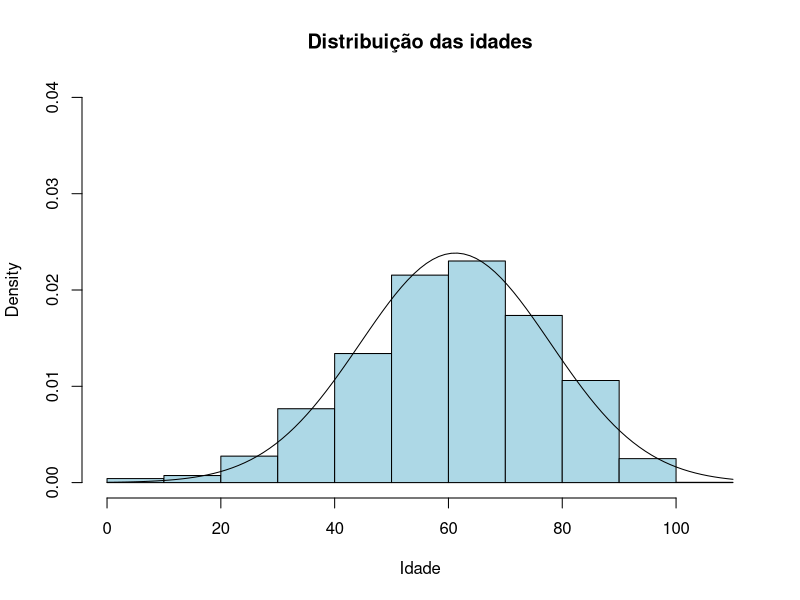
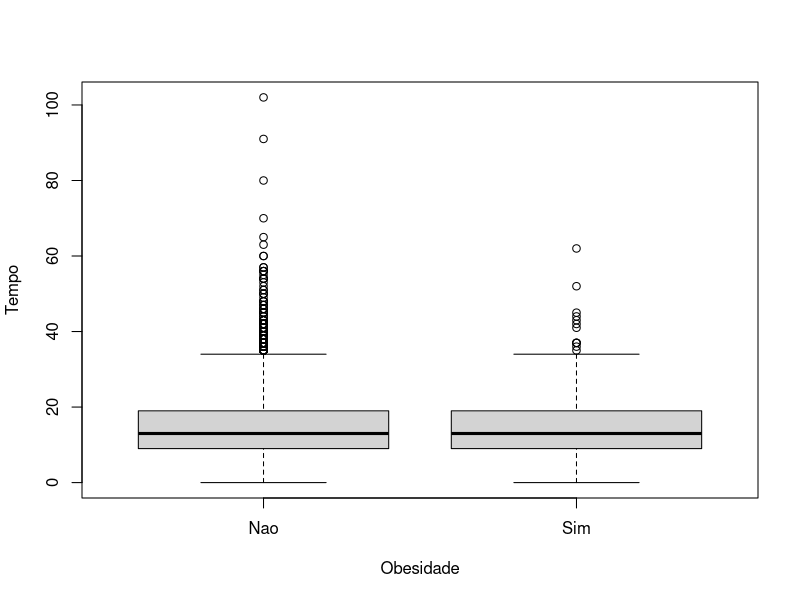
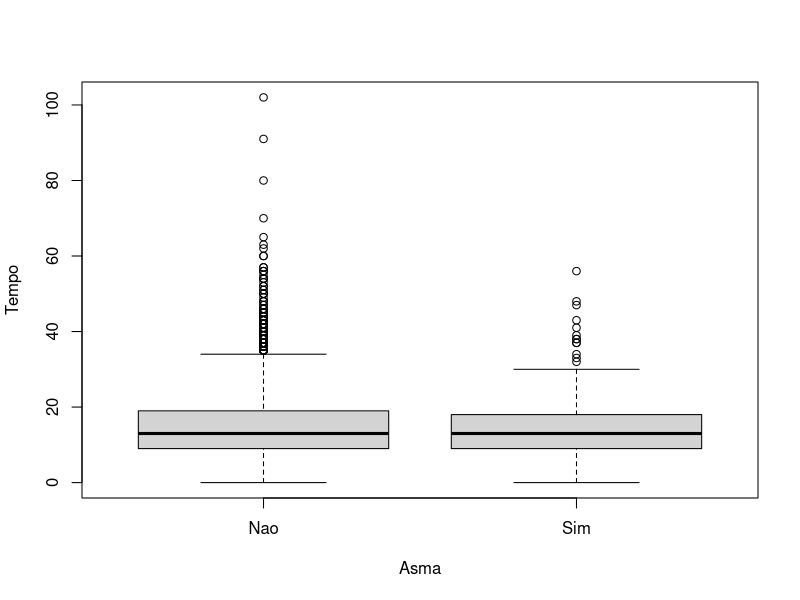
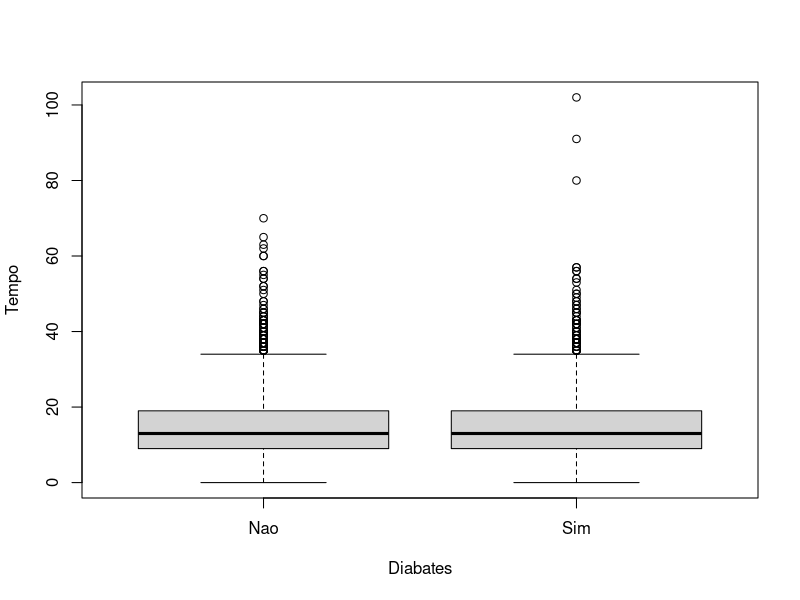
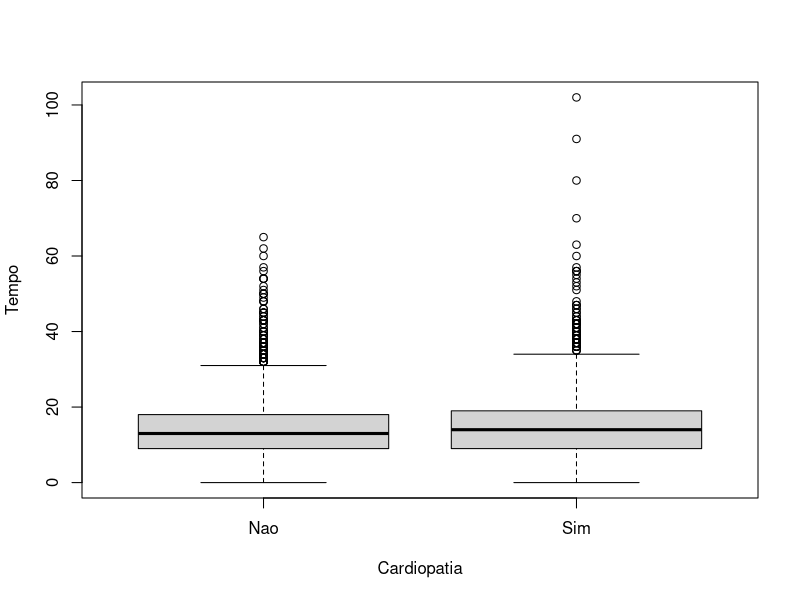
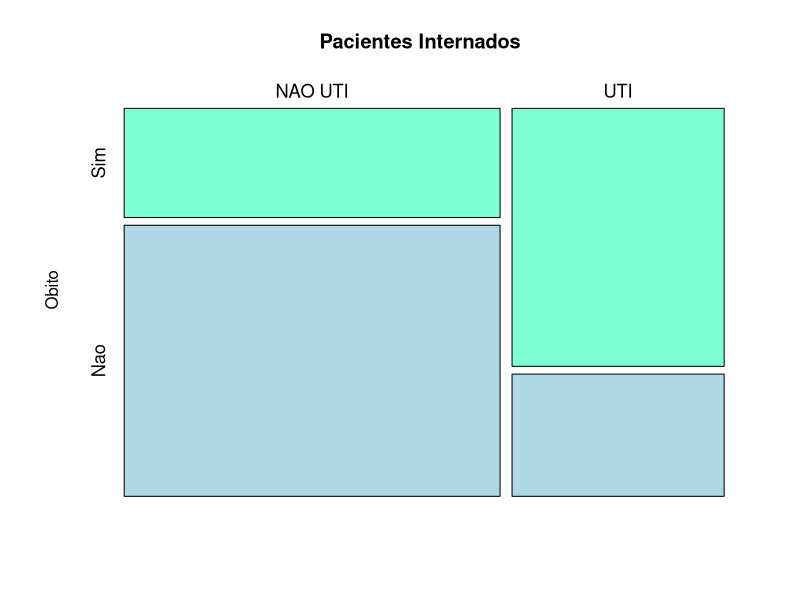
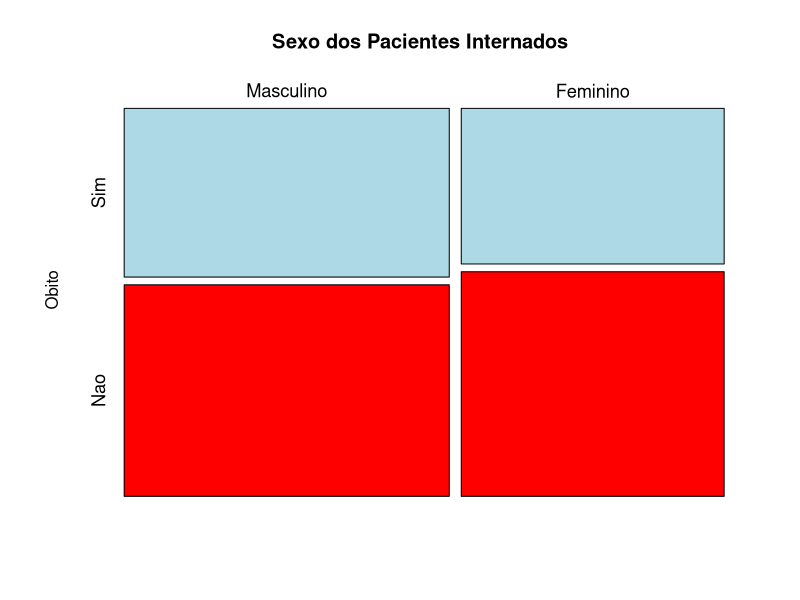
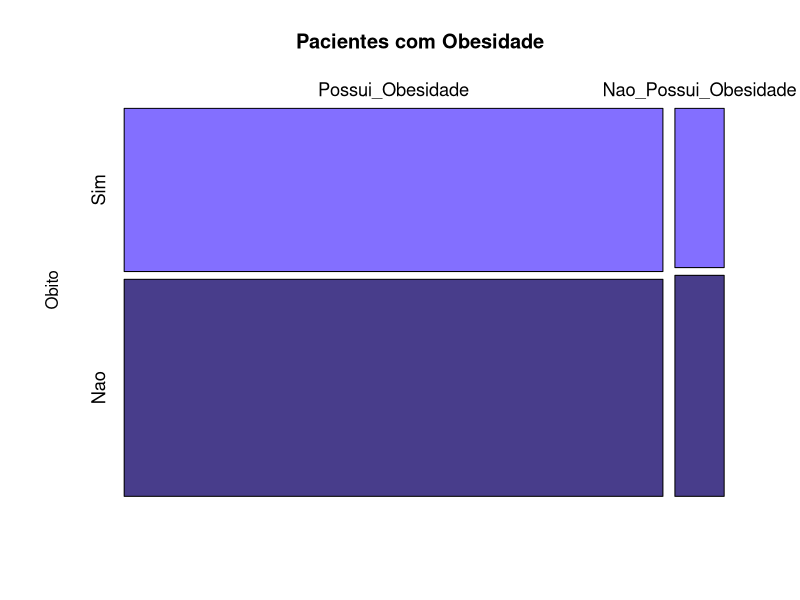

Write the R code that produced these figures, in order. (Note: this script raises an error after producing the figures.)
library(readr)
library(dplyr)
library(psych)
library(ggplot2)
library(survival)
library(survminer)

datasetcovid <- read_csv("datasetcovid.csv")

# Transformar sexo em fator

datasetcovid$CS_SEXO <- factor(datasetcovid$CS_SEXO, label = c("M", "F"),
                               levels = c(0,1))

# Transformando escolaridade em fator

datasetcovid$CS_ESCOL_N <- factor(datasetcovid$CS_ESCOL_N,
                                  labels = c("Sem escolaridade", "Fundamental 1", "Fundamental 2", "Medio", "Superior"),
                                  levels = 0:4, order = T)

# Transformando raça em fator

datasetcovid$CS_RACA <- factor(datasetcovid$CS_RACA,
                               labels = c("Branca", "Preta", "Amarela", "Parda", "Indigena"),
                               levels = 1:5)

# Tranformando obesidade, asma, diabetes, cardiopatia e UTI em fator

datasetcovid$OBESIDADE <- factor(datasetcovid$OBESIDADE,
                                 labels = c("Nao", "Sim"),
                                 levels = c(0,1))
datasetcovid$ASMA <- factor(datasetcovid$ASMA,
                                 labels = c("Nao", "Sim"),
                                 levels = c(0,1))
datasetcovid$DIABETES <- factor(datasetcovid$DIABETES,
                            labels = c("Nao", "Sim"),
                            levels = c(0,1))
datasetcovid$CARDIOPATI <- factor(datasetcovid$CARDIOPATI,
                                labels = c("Nao", "Sim"),
                                levels = c(0,1))

datasetcovid$UTI <- factor(datasetcovid$UTI,
                                  labels = c("Nao", "Sim"),
                                  levels = c(0,1))

glimpse(datasetcovid)

#Analise descritiva

# tabela cruzada sexo e escolaridade
tabela_1 <- table(datasetcovid$CS_SEXO, datasetcovid$CS_ESCOL_N)
prop.table(tabela_1)

# Histograma e tabela para variável idade
hist(datasetcovid$NU_IDADE_N, freq = F,  xlab = "Idade", ylim = c(0, 0.04), main = "Distribuição das idades", col = "lightblue")
curve(dnorm(x, mean = mean(datasetcovid$NU_IDADE_N), sd = sd(datasetcovid$NU_IDADE_N)), add = T)

#Tabela por faixa etária 0-19, 20-59, 60 >
tabela_2 <- table(cut(datasetcovid$NU_IDADE_N, breaks = c(0, 19, 59, 102)))
summary(datasetcovid$NU_IDADE_N)


# Distribuição da idade por grupos: sexo e escolaridade.
describeBy(datasetcovid$NU_IDADE_N, group = datasetcovid$CS_SEXO:datasetcovid$CS_ESCOL_N)


# Distribuição e boxplot entre obesidade e tempo entre os primeiros sintomas e a data de evolução

tapply(datasetcovid$TEMP_SIN, datasetcovid$OBESIDADE, summary)
tapply(datasetcovid$TEMP_SIN, datasetcovid$OBESIDADE, sd)
plot(datasetcovid$TEMP_SIN ~ datasetcovid$OBESIDADE, ylab = "Tempo" , xlab = "Obesidade")

# Distribuição e boxplot entre asma e tempo entre os primeiros sintomas e a data de evolução

tapply(datasetcovid$TEMP_SIN, datasetcovid$ASMA, summary)
tapply(datasetcovid$TEMP_SIN, datasetcovid$ASMA, sd)
plot(datasetcovid$TEMP_SIN ~ datasetcovid$ASMA, ylab = "Tempo", xlab = "Asma")


# Distribuição e boxplot entre diabetes e tempo entre os primeiros sintomas e a data de evolução

tapply(datasetcovid$TEMP_SIN, datasetcovid$DIABETES, summary)
tapply(datasetcovid$TEMP_SIN, datasetcovid$DIABETES, sd)
plot(datasetcovid$TEMP_SIN ~ datasetcovid$DIABETES, ylab = "Tempo", xlab = "Diabates")

# Distribuição e boxplot entre cardiopatia e tempo entre os primeiros sintomas e a data de evolução

tapply(datasetcovid$TEMP_SIN, datasetcovid$CARDIOPATI, summary)
tapply(datasetcovid$TEMP_SIN, datasetcovid$CARDIOPATI, sd)
plot(datasetcovid$TEMP_SIN ~ datasetcovid$CARDIOPATI, ylab = "Tempo", xlab = "Cardiopatia")


#UTI X Obitos

Obito <- factor(datasetcovid$EVOLUCAO,
                labels = c("Sim", "Nao"),
                levels = c(1,0))

tabela_3 <- table(datasetcovid$UTI, Obito)
row.names(tabela_3) <- c("NAO UTI", "UTI")
tabela_3

mosaicplot(tabela_3, col = c("aquamarine", "lightblue"), cex =1.1,
           main = "Pacientes Internados" )

Q2 <- chisq.test(tabela_3)
Q2

# Sexo X Obito
tabela_4 <- table(datasetcovid$CS_SEXO, Obito)
row.names(tabela_4) <- c("Masculino", "Feminino")
tabela_4

mosaicplot(tabela_4, col = c("lightblue", "red"), cex =1.1,
           main = "Sexo dos Pacientes Internados" )

Q2 <- chisq.test(tabela_4)
Q2

# Obesidade X Obito
tabela_5 <- table(datasetcovid$OBESIDADE, Obito)
row.names(tabela_5) <- c("Possui_Obesidade", "Nao_Possui_Obesidade")
tabela_5

mosaicplot(tabela_5, col = c("#836FFF", "#483D8B"), cex =1.1,
           main = "Pacientes com Obesidade" )


Q2 <- chisq.test(tabela_5)
Q2

# Diabetes x Obito
tabela_6 <- table(datasetcovid$DIABETES, Obito)
row.names(tabela_6) <- c("Possui_Diabetes", "Nao_Possui_Diabetes")
tabela_6

barplot(tabela_6,
        main = "Pacientes com Diabetes",
        ylim = c(0, 2500),
        col = c("#87CEFA", "#4682B4")
        )

Q2 <- chisq.test(tabela_6)
Q2

# Cardiopatia X Obito
tabela_7 <- table(datasetcovid$CARDIOPATI, Obito)
row.names(tabela_7) <- c("Possui_Cardiopatia", "Nao_Possui_Cardiopatia")
tabela_7
barplot(tabela_7,
        main = "Pacientes com Cardiopatia",
        ylim = c(0, 2300),
        col = c("#7FFFD4", "#5F9EA0"))

Q2 <- chisq.test(tabela_7)
Q2

# Asma X Obito
tabela_8 <- table(datasetcovid$ASMA, Obito)
row.names(tabela_8) <- c("Possui_Asma", "Nao_Possui_Asma")
tabela_8


barplot(tabela_8,
        beside = T,
        main = "Pacientes com Asma",
        ylim = c(0, 2200),
        col = c("#F4A460", "#FFDEAD"))

Q2 <- chisq.test(tabela_8)
Q2

#Idade X Obito

idadeFaixaEtaria <- cut(datasetcovid$NU_IDADE_N, c(0,19,60,102),
                         labels = c("Jovem", "Adulto", "Idoso"), order = T)

tabela_9 <- table(idadeFaixaEtaria, Obito)
tabela_9

barplot(tabela_9,
        beside = TRUE,
        legend = c("Jovem", "Adulto", "Idoso"),
        args.legend = list(x = "top", bty = "n", ncol = 3),
        col = c("#1E90FF", "#00008B", "#191970"),
        ylim = c(0, 1600),
        main = "Pacientes por Faixa Etária")

Q2 <- chisq.test(tabela_9)
Q2


# Escolaridade X Obito
tabela_10 <- table(datasetcovid$CS_ESCOL_N, Obito)
tabela_10

barplot(tabela_10,
        beside = TRUE,
        legend = c("Sem escolaridade", "Fundamental 1", "Fundamental 2 ", "Médio", "Superior"),
        args.legend = list(x = "top", bty = "n", ncol = 5),
        col = c("#FA8072","#E9967A","#FFA07A","#FF7F50","#FF6347"),
        ylim = c(0, 900),
        main = "Pacientes por Escolaridade")

Q2 <- chisq.test(tabela_10)
Q2


# Raca X Obito
tabela_11 <- table(datasetcovid$CS_RACA, Obito)
tabela_11

barplot(tabela_11,
        beside = TRUE,
        legend = c("Branca", "Preta", "Amarela", "Parda", "Indigena"),
        args.legend = list(x = "top", bty = "n", ncol = 5),
        col = c("#FFFF00", "#FFD700", "#FFA500", "#FF8C00", "#FF4500"),
        ylim = c(0, 1600),
        main = "Pacientes por Raça")

#(usar teste exato de fisher)
Q2 <- chisq.test(tabela_11)
Q2


# Gráficos de Sobrevivência de Kaplan-Meier, gráfico de taxa (função) falha acumulada
# e teste logRANK.

attach(datasetcovid)

## UTI
km_1 <- datasetcovid %>% 
  with(survfit(Surv(TEMP_SIN,EVOLUCAO) ~ UTI))

ggsurvplot(km_1, risk.table = F,
           palette = c("#FF9E29", "#86AA00"),
           data = datasetcovid)

ggsurvplot(km_1, conf.int = T, 
           palette = c("#FF9E29", "#86AA00"),
           risk.table = F, risk.table.col = "strata",
           fun = "event", data = datasetcovid)

survdiff(Surv(TEMP_SIN,EVOLUCAO) ~ UTI, rho=0)

## ASMA
km_2 <- datasetcovid %>% 
  with(survfit(Surv(TEMP_SIN,EVOLUCAO) ~ ASMA))

ggsurvplot(km_2, risk.table = F,
           palette = c("#11F872", "#1DF0EC"),
           data = datasetcovid)

ggsurvplot(km_2, conf.int = T, 
                 palette = c("#11F872", "#1DF0EC"),
                 risk.table = F, risk.table.col = "strata",
                 fun = "event", data = datasetcovid)

survdiff(Surv(TEMP_SIN,EVOLUCAO) ~  ASMA, rho=0)

##CARDIOPATIA
km_3 <- datasetcovid %>% 
  with(survfit(Surv(TEMP_SIN,EVOLUCAO) ~ CARDIOPATI))

ggsurvplot(km_3, risk.table = F,
           palette = c("#0FD99C", "#0FA7D9"),
           data = datasetcovid)

ggsurvplot(km_3, conf.int = T, 
           palette = c("#0FD99C", "#0FA7D9"),
           risk.table = F, risk.table.col = "strata",
           fun = "event", data = datasetcovid)

survdiff(Surv(TEMP_SIN,EVOLUCAO) ~ CARDIOPATI, rho=0)

#DIABETES
km_4 <- datasetcovid %>% 
  with(survfit(Surv(TEMP_SIN,EVOLUCAO) ~  DIABETES))

ggsurvplot(km_4, risk.table = F,
           palette = c("#FAC0EE", "#6125D9"),
           data = datasetcovid)

ggsurvplot(km_4, conf.int = T, 
           palette = c("#FAC0EE", "#6125D9"),
           risk.table = F, risk.table.col = "strata",
           fun = "event", data = datasetcovid)

survdiff(Surv(TEMP_SIN,EVOLUCAO) ~ DIABETES, rho=0)

## FAIXA ETÁRIA
km_5 <- datasetcovid %>% 
  with(survfit(Surv(TEMP_SIN,EVOLUCAO) ~  idadeFaixaEtaria))

ggsurvplot(km_5, risk.table = F,
           data = idadeFaixaEtaria)

ggsurvplot(km_5, conf.int = T,
           risk.table = F, risk.table.col = "strata",
           fun = "event", data = idadeFaixaEtaria)


survdiff(Surv(TEMP_SIN,EVOLUCAO) ~ idadeFaixaEtaria, rho=0)

## ESCOLARIDADE
km_6 <- datasetcovid %>% 
  with(survfit(Surv(TEMP_SIN,EVOLUCAO) ~  CS_ESCOL_N))

ggsurvplot(km_6, risk.table = T,
           palette = c("#F0E207", "#43BAF0", "#7289F0", "#F034C2", "#F08D18"),
           data = datasetcovid)

ggsurvplot(km_6, conf.int = T, 
           palette = c("#F0E207", "#43BAF0", "#7289F0", "#F034C2", "#F08D18"),
           risk.table = F, risk.table.col = "strata",
           fun = "event", data = datasetcovid)


survdiff(Surv(TEMP_SIN,EVOLUCAO) ~ CS_ESCOL_N, rho=0)

## Residuos de Schoenfeld

cox_covid <- coxph(Surv(TEMP_SIN,EVOLUCAO) ~ UTI + ASMA + CARDIOPATI + DIABETES
                   + idadeFaixaEtaria +  CS_ESCOL_N)

summary(cox_covid)

par(mfrow = c(3,3))
plot(cox.zph(cox_covid))
